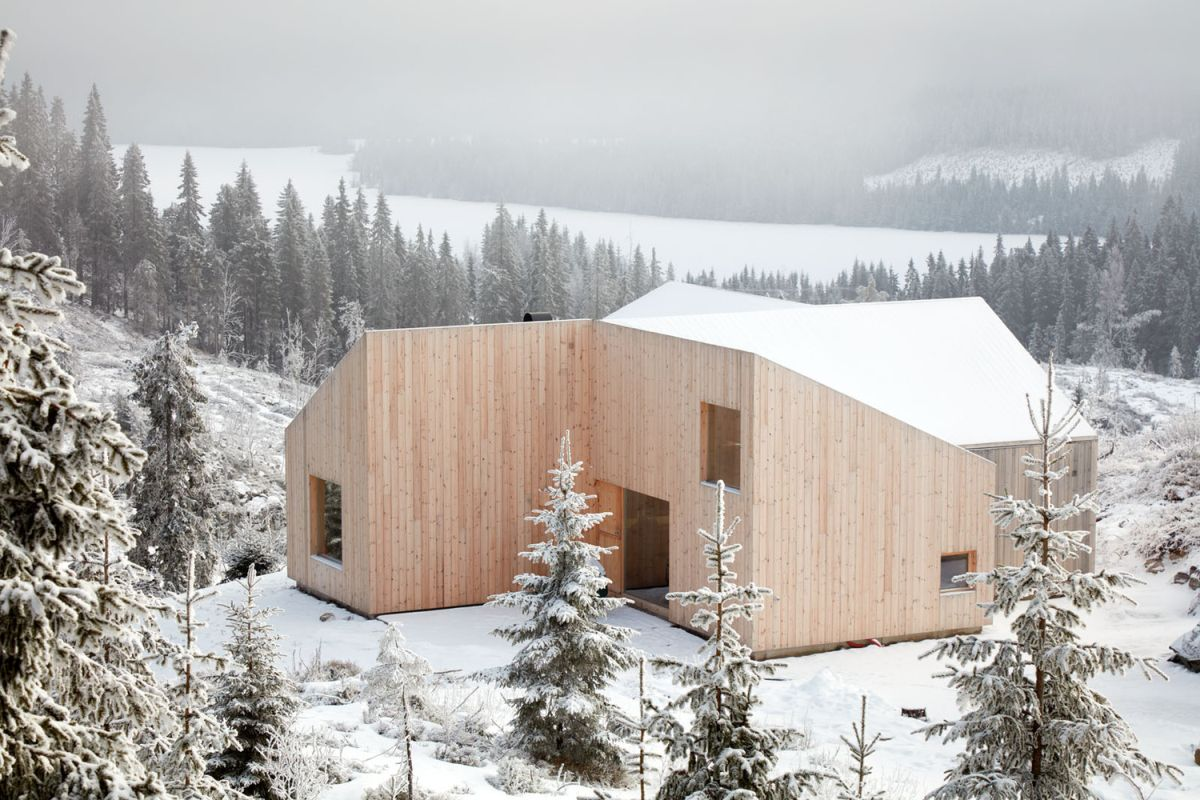
#> input picture 6lab_Hough_transform/images/lines_3.jpg, 1200 x 800 px
$ jupyter execute hough_find_lines.ipynb
#> lines starting #> are read from the running program, lines starting #| are printed output that depends on the picture; after the words box and inside, x2 and y2 are one past the last pixel; in counts of white or black regions, pixels touching at a corner belong together; long printed decimals are rounded
[cell 1]
import cv2 as cv
import numpy as np
import matplotlib.pyplot as plt
import skimage

[cell 2]
# Read an image
img_path = "../images/"
img_name = "lines_3.jpg"
img = cv.imread(img_path + img_name, cv.IMREAD_GRAYSCALE)
#> img: shape (800, 1200); min 0, max 255, mean 178.6
cv.imwrite(img_path + img_name.rpartition('.')[0] + '_gray.jpg', img)
#> Out = True

[cell 3]
# Show image
fig = plt.figure(figsize=(13, 9))
plt.imshow(cv.cvtColor(img, cv.COLOR_BGR2RGB))
plt.axis('off')

[cell 4]
# Apply Canny algorithm
img_edge = cv.Canny(img, 100, 200, None, 3, L2gradient=True)
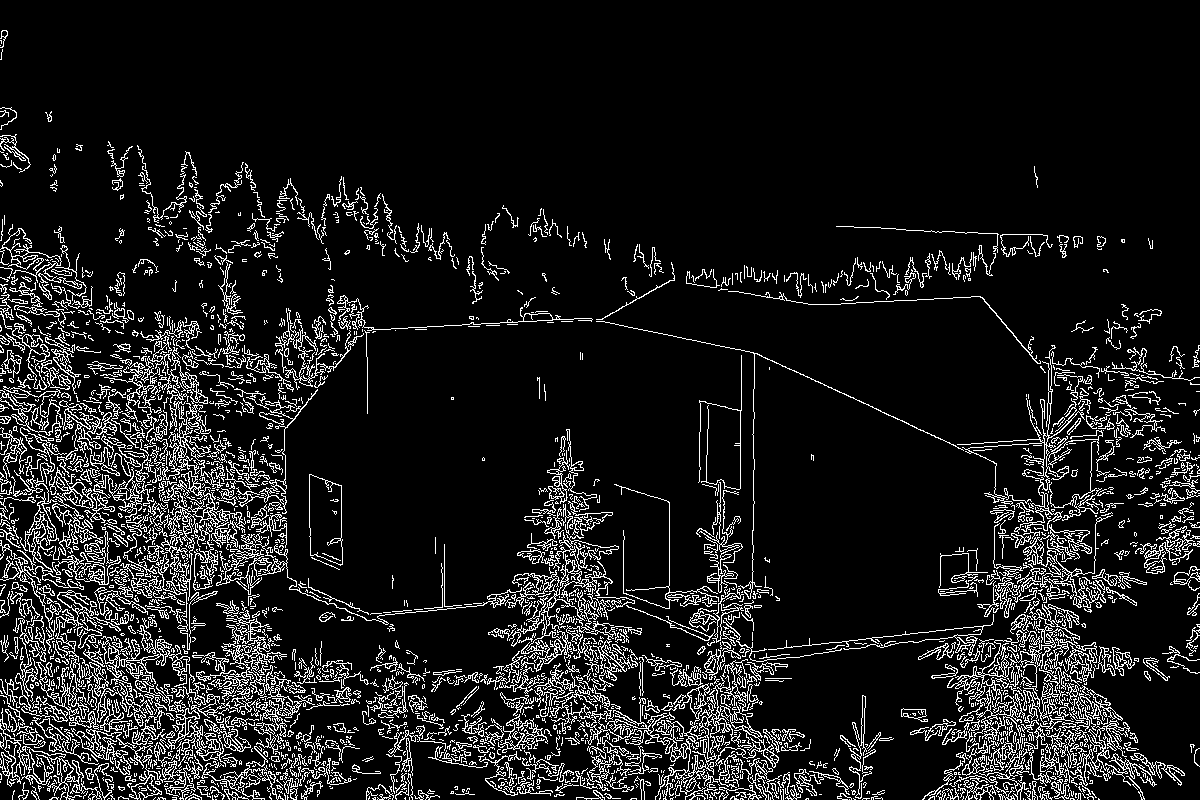
#> img_edge: shape (800, 1200); 10.6% white in thin lines or dots
fig = plt.figure(figsize=(13, 9))
plt.imshow(cv.cvtColor(img_edge, cv.COLOR_BGR2RGB))
plt.axis('off')
cv.imwrite(img_path + img_name.rpartition('.')[0] + '_canny.jpg', img_edge)
#> Out = True

[cell 5]
print(img_edge.shape)
#| (800, 1200)
# Reduce the size of img_egde
n_rows, n_cols = img_edge.shape[:2]
#> n_rows = 800; n_cols = 1200
x_scale = 0.3
y_scale = 0.3
img_edge = cv.resize(img_edge, (int(n_cols * x_scale), int(n_rows * y_scale)), interpolation=cv.INTER_CUBIC)
#> img_edge: shape (240, 360)
print(img_edge.shape)
#| (240, 360)

[cell 6]
# Displaying the Hough transform parameter space
angle_step_factor = 0.1
angles = np.linspace(-np.pi / 2, np.pi / 2, int(round(360 / angle_step_factor)), endpoint=False)
img_h, theta, rho = skimage.transform.hough_line(img_edge, theta=angles)
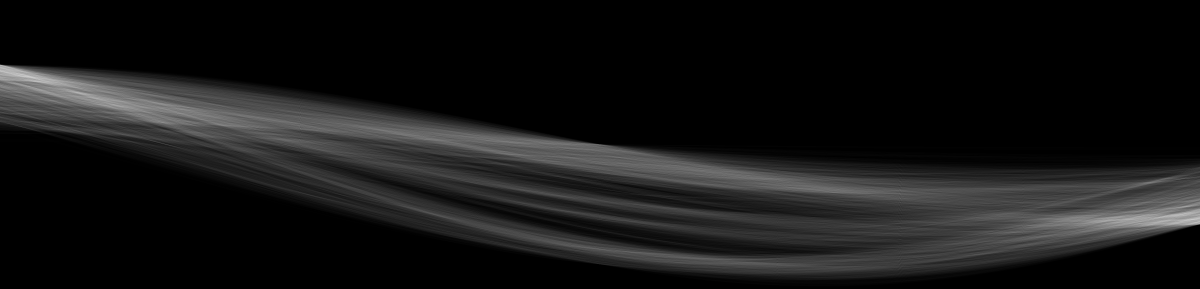
#> img_h: shape (867, 3600) uint64 (shown at 1/3 size); min 0, max 222, mean 22
#> theta = 3600 values from -1.57 to 1.57; rho = 867 values from -433 to 433

# Visualize
fig = plt.figure(figsize=(13, 9), dpi=80)
angle_step = 0.5 * np.diff(theta).mean()
#> angle_step = 0.000436
dist_step = 0.5 * np.diff(rho).mean()
#> dist_step = 0.5
bounds = [np.rad2deg(theta[0] - angle_step), np.rad2deg(theta[-1] + angle_step), rho[-1] + dist_step, rho[0] - dist_step]
#> bounds = [-90.02, 89.97, 433.5, -433.5]

plt.imshow(cv.cvtColor(np.float32(3.0 * img_h / np.max(img_h)), cv.COLOR_GRAY2RGB), extent=bounds, aspect=0.1)
plt.title('Hough parameter space')
plt.xlabel('Angles (degrees)')
plt.ylabel('Distance (pixels)')
plt.show()
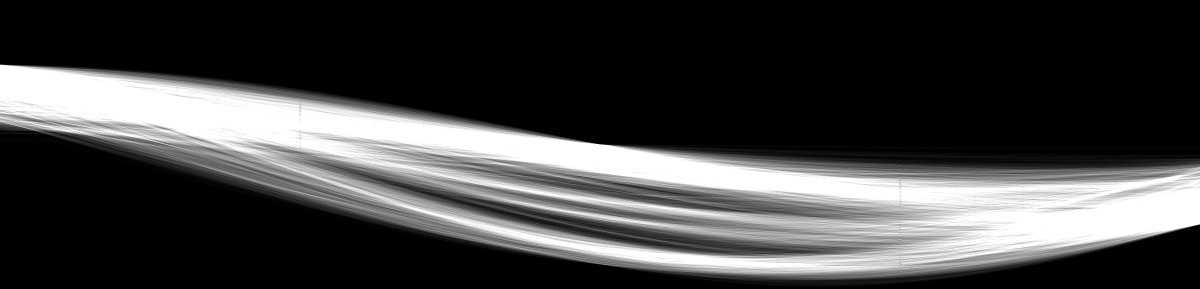
#> shown: shape (867, 3600, 3) float32 (shown at 1/3 size); min 0, max 1, mean 0.26

fig.savefig(img_path + img_name.rpartition('.')[0] + "_param_space.jpg")

[cell 7]
# Apply progressive probabilistic Hough transform for finding lines
lines_prob = cv.HoughLinesP(image=img_edge, rho=1, theta=np.pi / 180, threshold=50, minLineLength=75, maxLineGap=5)
#> lines_prob = 42 rows, first 6: [131, 217, 236, 224], [0, 208, 89, 212], [0, 204, 128, 213], [163, 212, 241, 220], [270, 214, 354, 234], [2, 233, 100, 218]
print(len(lines_prob))
#| 42

[cell 8]
l = lines_prob[0][0]
#> l = [131, 217, 236, 224]
(l[0], l[1])
#> Out = (131, 217)

[cell 9]
# Display lines
img_out_prob = cv.cvtColor(img, cv.COLOR_GRAY2BGR).copy()
# img_out_prob = np.zeros_like(cv.cvtColor(img, cv.COLOR_GRAY2BGR))
shortest = -1
longest = -1
if lines_prob is not None:
    for i in range(0, len(lines_prob)):
        l = lines_prob[i][0]
        cv.line(img_out_prob, (l[0], l[1]), (l[2], l[3]), (255, 0, 0), 2, cv.LINE_AA)
        distance = np.linalg.norm(np.array([l[0] - l[2], l[1] - l[3]]))
        if distance > longest or longest == -1:
            longest = distance
        if distance < shortest or shortest == -1:
            shortest = distance
#> this loop made 42 passes
#> (l, distance, longest, shortest) on pass 1: ([131, 217, 236, 224], 105.2, 105.2, 105.2)
#> (l, distance, shortest) on passes 2, 4, 18, 19, 32, 39: ([0, 208, 89, 212], 89.09, 89.09), ([163, 212, 241, 220], 78.41, 78.41), ([113, 219, 191, 223], 78.1, 78.1), ([154, 214, 231, 222], 77.41, 77.41), ([168, 234, 244, 237], 76.06, 76.06), ([255, 82, 330, 73], 75.54, 75.54)
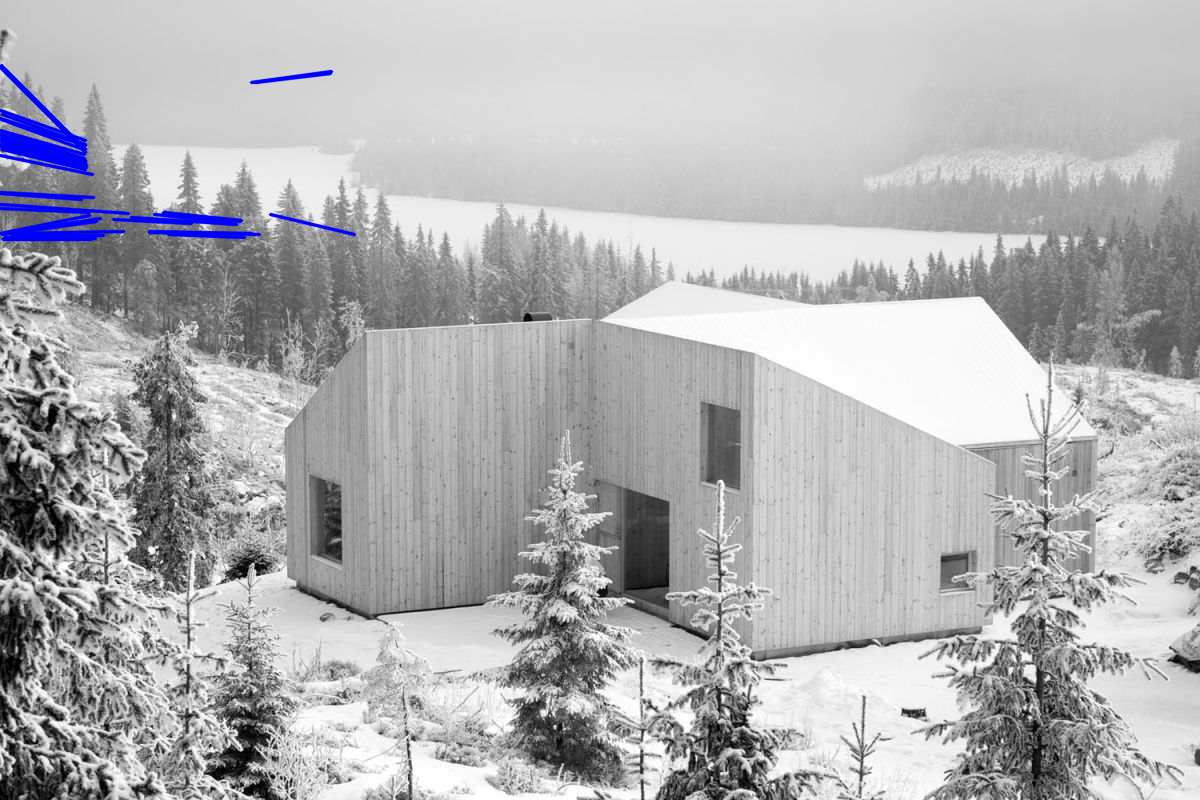
#> img_out_prob: shape (800, 1200, 3); mean of channels 0, 1, 2 179.6, 177.3, 177.3; drawn as B, G, R
#> after the loop, longest = 128.3; shortest = 75.54
    for i in range(0, len(lines_prob)):
        l = lines_prob[i][0]
        cv.circle(img_out_prob, (l[0], l[1]), radius=3, color=(0, 255, 255), thickness=-1)
        cv.circle(img_out_prob, (l[2], l[3]), radius=3, color=(0, 255, 255), thickness=-1)
#> this loop made 42 passes
#> l on passes 1 to 12: [131, 217, 236, 224], [0, 208, 89, 212], [0, 204, 128, 213], [163, 212, 241, 220], [270, 214, 354, 234], [2, 233, 100, 218], [0, 193, 81, 199], [1, 141, 86, 165], [149, 232, 259, 234], [0, 134, 85, 160], [0, 192, 93, 197], [0, 130, 84, 154]
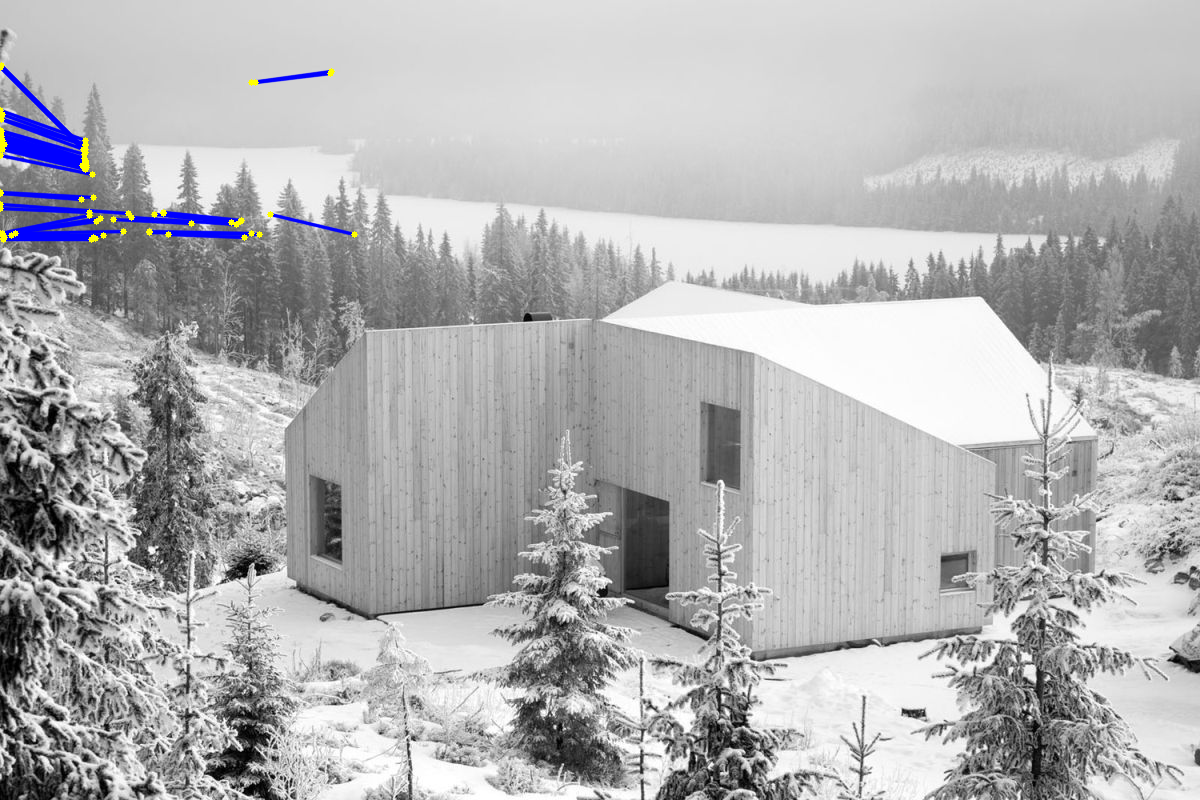
#> img_out_prob: shape (800, 1200, 3); 0.16% of pixels changed, all inside (x1, y1, x2, y2) = (0, 62, 358, 243); drawn as B, G, R
fig = plt.figure(figsize=(13, 9))
plt.imshow(cv.cvtColor(img_out_prob, cv.COLOR_BGR2RGB))
plt.axis('off')

cv.imwrite(img_path + img_name.rpartition('.')[0] + '_lines.jpg', img_out_prob)
#> Out = True

[cell 10]
print(shortest, longest)
#| 75.538 128.316

$ run again, with 6lab_Hough_transform/images/lines_1.jpg copied over 6lab_Hough_transform/images/lines_3.jpg
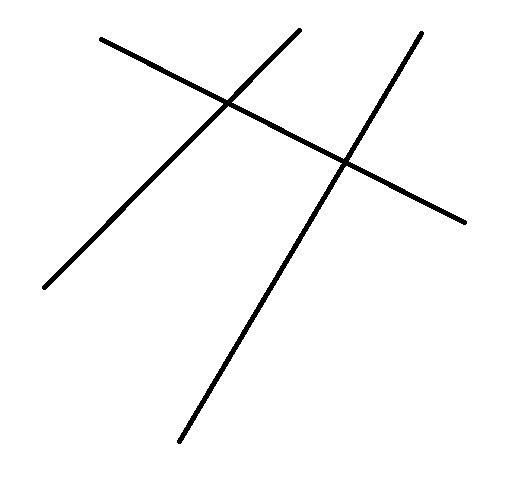
#> input picture 6lab_Hough_transform/images/lines_1.jpg, 508 x 478 px
#> img is the input picture: shape (478, 508); min 0, max 255, mean 248.4
#> `cv.imwrite(img_path + img_name.rpartition('.')[0] + '_gray.jpg', img)`: Out = True
#> `img_edge = cv.Canny(img, 100, 200, None, 3, L2gradient=True)`:
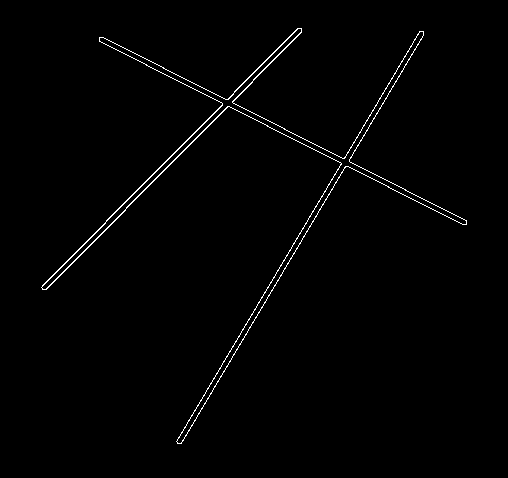
#> img_edge: shape (478, 508); 1.1% white in thin lines or dots, all inside (x1, y1, x2, y2) = (41, 28, 467, 444)
#| (478, 508)
#| (143, 152)
#> img_h: shape (419, 3600) uint64; 103 distinct labels, from 0 to 105
#> theta = 3600 values from -1.57 to 1.57; rho = 419 values from -209 to 209
#> angle_step = 0.000436
#> dist_step = 0.5
#> bounds = [-90.02, 89.97, 209.5, -209.5]
#> lines_prob = [[12, 85, 89, 8], [54, 132, 125, 13], [29, 11, 137, 66], [13, 86, 90, 9], [52, 132, 126, 9]]
#| 5
#> `l = lines_prob[0][0]`: l = [12, 85, 89, 8]
#> `(l[0], l[1])`: Out = (12, 85)
#> the loop `for i in range(0, len(lines_prob)):` made 5 passes
#> (l, distance, longest, shortest) on pass 1: ([12, 85, 89, 8], 108.9, 108.9, 108.9)
#> after the loop `for i in range(0, len(lines_prob)):`: longest = 143.5; shortest = 108.9
#> the loop `for i in range(0, len(lines_prob)):` made 5 passes
#> after the loop `for i in range(0, len(lines_prob)):`:
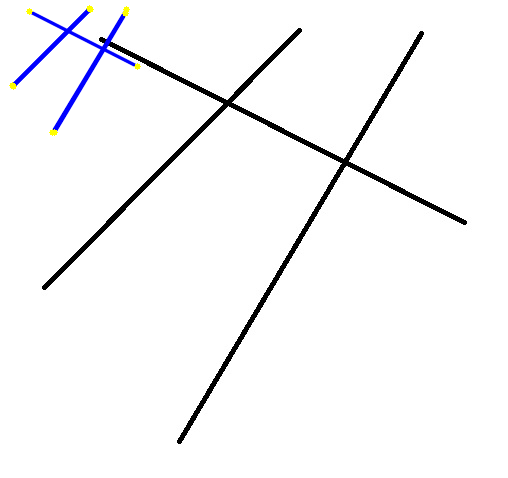
#> img_out_prob: shape (478, 508, 3); mean of channels 0, 1, 2 248.2, 246.9, 246.9; drawn as B, G, R
#> `cv.imwrite(img_path + img_name.rpartition('.')[0] + '_lines.jpg', img_..`: Out = True
#| 108.894 143.544

$ run again, with 6lab_Hough_transform/images/lines_4.jpg copied over 6lab_Hough_transform/images/lines_3.jpg
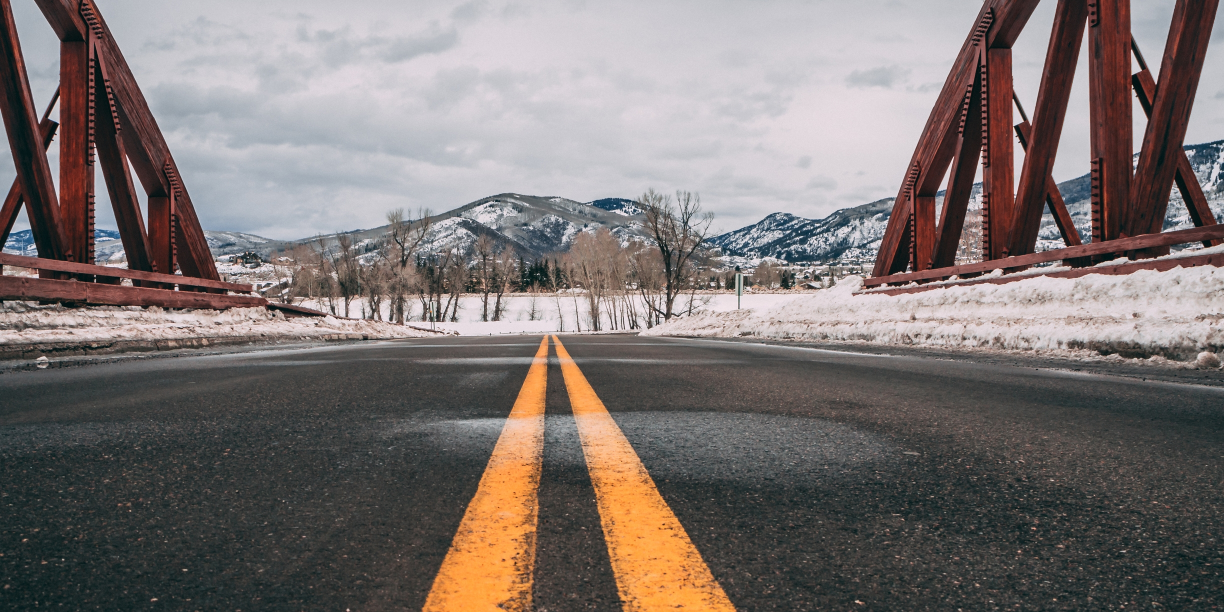
#> input picture 6lab_Hough_transform/images/lines_4.jpg, 2448 x 1224 px (shown at 1/2 size)
#> `cv.imwrite(img_path + img_name.rpartition('.')[0] + '_gray.jpg', img)`: Out = True
#> `img_edge = cv.Canny(img, 100, 200, None, 3, L2gradient=True)`:
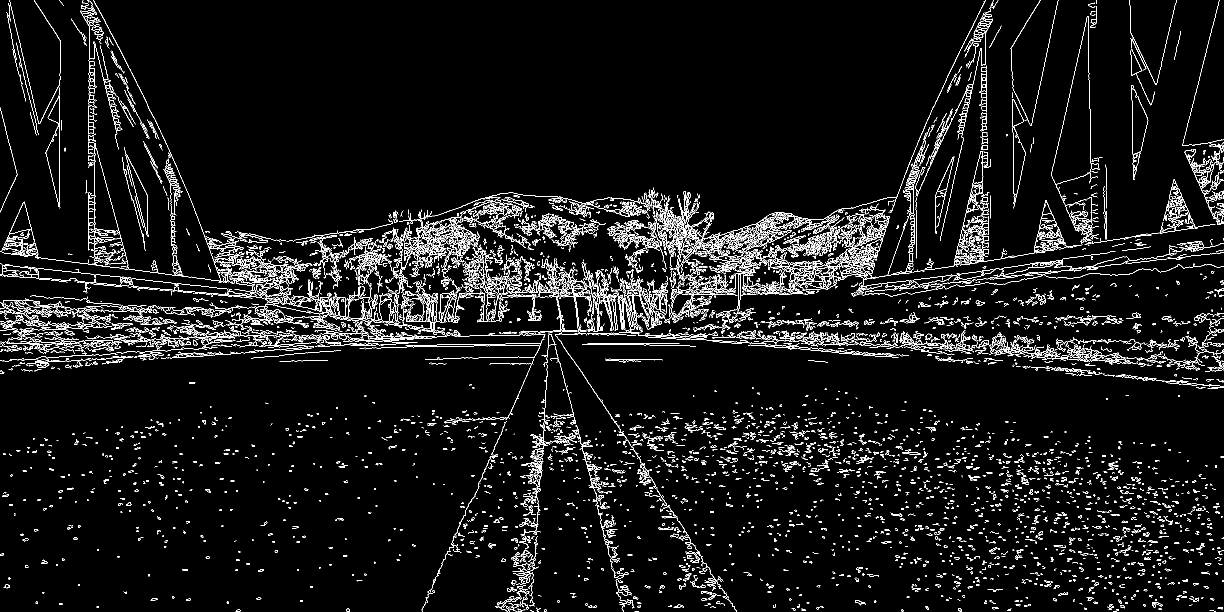
#> img_edge: shape (1224, 2448) (shown at 1/2 size); 5.5% white in thin lines or dots
#| (1224, 2448)
#| (367, 734)
#> theta = 3600 values from -1.57 to 1.57; rho = 1643 values from -821 to 821
#> angle_step = 0.000436
#> dist_step = 0.5
#> bounds = [-90.02, 89.97, 821.5, -821.5]
#> lines_prob = 51 rows, first 6: [2, 184, 131, 188], [217, 186, 343, 166], [400, 201, 521, 203], [98, 199, 173, 189], [588, 205, 732, 220], [370, 145, 463, 146]
#| 51
#> `l = lines_prob[0][0]`: l = [2, 184, 131, 188]
#> `(l[0], l[1])`: Out = (2, 184)
#> the loop `for i in range(0, len(lines_prob)):` made 51 passes
#> (l, distance, longest, shortest) on pass 1: ([2, 184, 131, 188], 129.1, 129.1, 129.1)
#> after the loop `for i in range(0, len(lines_prob)):`: longest = 193.5; shortest = 75.06
#> the loop `for i in range(0, len(lines_prob)):` made 51 passes
#> after the loop `for i in range(0, len(lines_prob)):`:
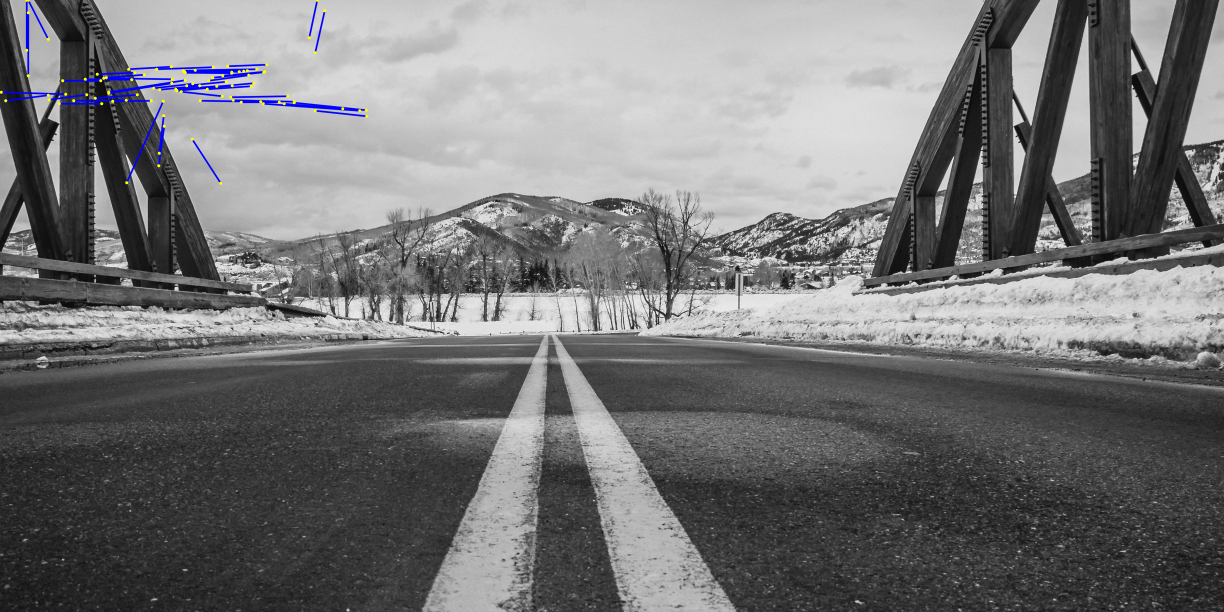
#> img_out_prob: shape (1224, 2448, 3) (shown at 1/2 size); mean of channels 0, 1, 2 117.4, 116.5, 116.5; drawn as B, G, R
#> `cv.imwrite(img_path + img_name.rpartition('.')[0] + '_lines.jpg', img_..`: Out = True
#| 75.060 193.507
